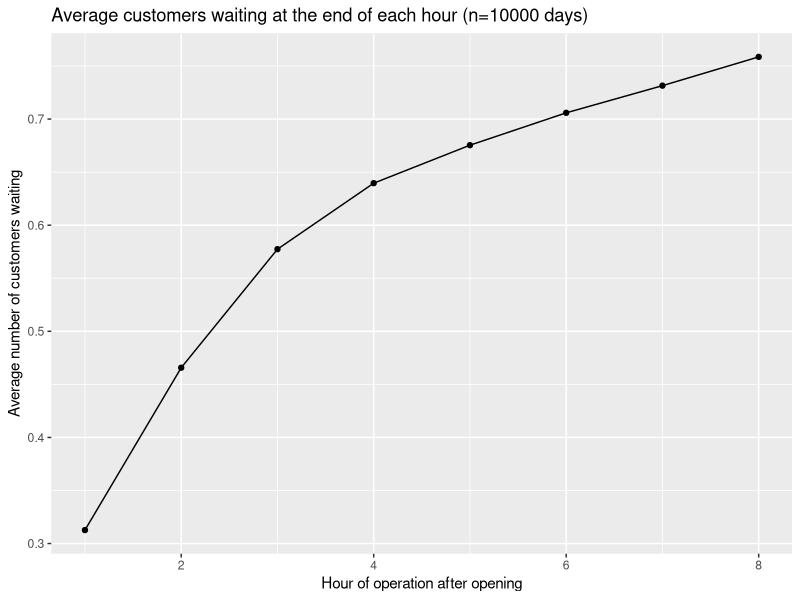

This figure's R source:
## ---- chunk 1
marks <- 0
qnum <- 0
## ---- chunk 2
qmarks <- 7
qnum <- qnum + 1
marks <- marks + qmarks
qstr <- sprintf("Q%d. (%d %s)", qnum, qmarks, ifelse(qmarks == 1, "Mark", "Marks"))
## ---- chunk 3
qmarks <- 13
qnum <- qnum + 1
marks <- marks + qmarks
qstr <- sprintf("Q%d. (%d %s)", qnum, qmarks, ifelse(qmarks == 1, "Mark", "Marks"))
## ---- chunk 4
set.seed(0)
N = 10000
draw_cards <- function() {
  deck <- c(1,1,1,1, rep(2:10, each = 4), rep(10, 12))
  hand <- sample(deck, 2, replace = TRUE)
  
  # If the hand is 21, blackjack
  if (sum(hand) == 21) { return(TRUE) }
  
  # If the hand is 10 + 1, the 1 can function as an 11, so blackjack
  if (sum(hand) == 11 & 1 %in% hand) {
    return(TRUE)
  }
  
  return(FALSE)
}

num_blackjacks <- sum(replicate(N, draw_cards()))

prob_blackjack <- num_blackjacks / N
prob_blackjack
## ---- chunk 5
set.seed(0)
waiting_customers <- function(lambda, customers, hours) {
  waiting <- numeric(hours)
  
  for (i in 1:hours) {
    arrivals <- rpois(1, lambda)
    
    waiting[i] <- max(0, waiting[i] + arrivals - customers)
    
    if (i < hours) {
      waiting[i+1] <- waiting[i]
    }
  }
  
  return(waiting)
}

waiting_customers(3, 4, 8)
## ---- chunk 6
set.seed(0)
library(ggplot2)

replicate_simulation <- function(lambda, customers, hours, num_days) {
  waiting_data <- matrix(0, nrow = num_days, ncol = hours)
  
  for (i in 1:num_days) {
    waiting_data[i,] <- waiting_customers(lambda, customers, hours)
  }
  
  return(waiting_data)
}

waiting_data <- replicate_simulation(3, 4, 8, 10000)

ggplot(data.frame(hour = 1:8, mean_wait = apply(waiting_data, 2, mean)), aes(x = hour, y = mean_wait)) +
  geom_line() +
  geom_point() +
  labs(x = "Hour of operation after opening", y = "Average number of customers waiting", title = "Average customers waiting at the end of each hour (n=10000 days)")

## ---- chunk 7
qmarks <- 10
qnum <- qnum + 1
marks <- marks + qmarks
qstr <- sprintf("Q%d. (%d %s)", qnum, qmarks, ifelse(qmarks == 1, "Mark", "Marks"))
## ---- chunk 8
set.seed(0)
simulate_monty_hall <- function(strategy) {
  doors <- c("$10,000", "Goat", "Goat")
  
  contestant_choice <- sample(1:3, 1)
  monty_choice <- sample(setdiff(1:3, contestant_choice), 1)
  
  # If the strategy is to end the game and take $3,000
  if (strategy == "end_game") {
    return(3000)
  }
  
  if (strategy == "stick") {
    if (doors[contestant_choice] == "$10,000") {
      return(10000)
    }
    return(0)
  }
  
  remaining <- setdiff(1:3, c(contestant_choice, monty_choice))
  if (doors[remaining] == "$10,000") {
    return(10000)
  }
  return(0)
}

run_simulations <- function(strategy, num_plays) {
  total_winnings <- 0
  for (i in 1:num_plays) {
    total_winnings <- total_winnings + simulate_monty_hall(strategy)
  }
  return(total_winnings / num_plays)
}

N <- 10000

cat("End the game: $", run_simulations("end_game", N), "\n")
cat("Stick with initial door choice: $", run_simulations("stick", N), "\n")
cat("Change doors: $", run_simulations("change", N), "\n")
## ---- chunk 9
qmarks <- 10
qnum <- qnum + 1
marks <- marks + qmarks
qstr <- sprintf("Q%d. (%d %s)", qnum, qmarks, ifelse(qmarks == 1, "Mark", "Marks"))
## ---- chunk 10
er.graph <- function(n, tprob = 0.5, mode = "digraph") {
  result <- matrix(0, nrow = n, ncol = n)
  
  for (i in 1:n) {
    for (j in 1:n) {
      if (i != j) {
        if (mode == "digraph") {
          if (runif(1) <= tprob) {
            result[i, j] <- 1
          }
        } else if (mode == "graph" && i < j) {
          if (runif(1) <= tprob) {
            result[i, j] <- 1
            result[j, i] <- 1
          }
        }
      }
    }
  }
  
  return(result)
}
## ---- chunk 11
set.seed(0)
er.graph(6.5)
er.graph(6, tprob = 1.1)
er.graph(6, tprob = 1, mode = 'directed')
er.graph(8, tprob = 0.2)
er.graph(8, tprob = 0.5, mode = 'graph')
